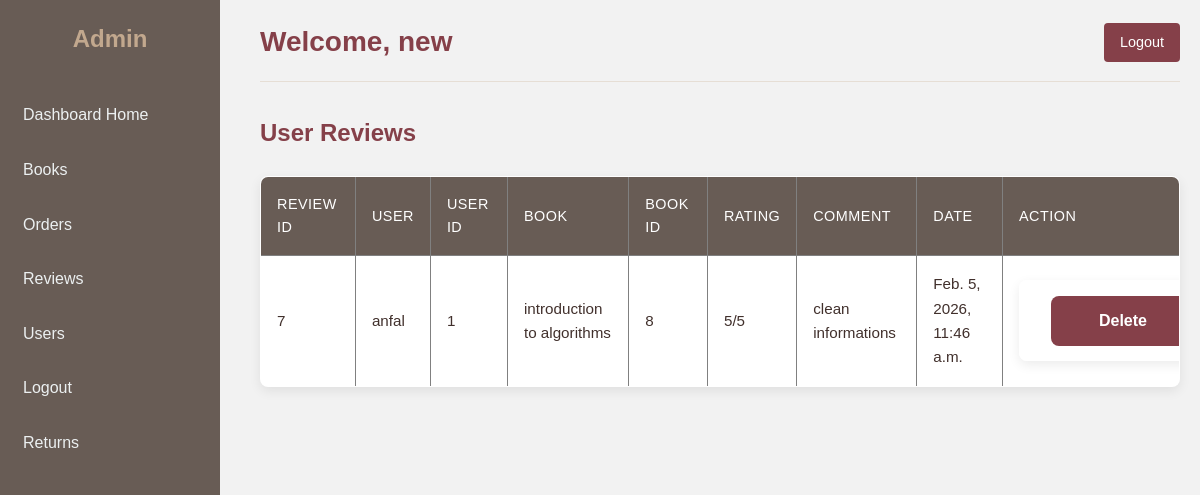
Page /dashboard/reviews/ (signed in) on the committed database.
### library_app/models.py (models this page shows, shortened)
class Review(models.Model):
    user = models.ForeignKey(User, on_delete=models.CASCADE)
    book = models.ForeignKey(Book, on_delete=models.CASCADE, null=True, blank=True)
    rating = models.PositiveSmallIntegerField(default = 5)  # 1 to 5
    comment = models.TextField(blank=True, null=True)
    date = models.DateTimeField(auto_now_add=True)

class Book(models.Model):
    title = models.CharField(max_length=200)
    author = models.CharField(max_length=150)
    publication_date = models.DateField(blank=True, null=True)
    quantity = models.PositiveIntegerField(default=0)
    genres = models.ManyToManyField(Genre, related_name="books")
    reviews = models.DecimalField(max_digits=2, decimal_places=1, blank=True, null=True)
    description = models.TextField(blank=True, null=True)
    image = models.ImageField(upload_to="books/", blank=True, null=True)

### library_app/views.py (the view)
# urls.py: path('dashboard/reviews/', views.admin_reviews_view, name='admin_reviews'),
@login_required
def admin_reviews_view(request):
    reviews = Review.objects.select_related("user", "book").all()
    return render(request, "library_app/admin_reviews.html", {
        "reviews": reviews
    })

### library_app/templates/library_app/admin_reviews.html (shortened to what this page needs)
{% extends 'library_app/base_admin.html' %}
{% block content %}
<h2>User Reviews</h2>
<table border="1" cellpadding="8">
<tr>
    <th>Review ID</th>
    <th>User</th>
    <th>User ID</th>
    <th>Book</th>
    <th>Book ID</th>
    <th>Rating</th>
    <th>Comment</th>
    <th>Date</th>
    <th>Action</th>
</tr>
{% for review in reviews %}
<tr>
    <td>{{ review.id }}</td>
    <td>{{ review.user.username }}</td>
    <td>{{ review.user.id }}</td>
    <td>
        {% if review.book %}
            {{ review.book.title }}
        {% else %}
            General
        {% endif %}
    </td>
    <td>{% if review.book %}{{ review.book.id }}{% endif %}</td>
    <td>{{ review.rating }}/5</td>
    <td>{{ review.comment }}</td>
    <td>{{ review.date }}</td>
    <td>
        <form method="POST" action="{% url 'admin_delete_review' review.id %}">
            <button type="submit" class="btn btn-danger btn-sm">
                Delete
            </button>
        </form>
    </td>
</tr>
{% empty %}
<tr>
    <td colspan="9">No reviews yet</td>
</tr>
{% endfor %}
</table>
{% endblock %}

### library_app/templates/library_app/base_admin.html (shortened to what this page needs)
{% load static %}
<!DOCTYPE html>
<html lang="en">
<head>
    <link rel="stylesheet" href="{% static 'css/admin.css' %}">
    <link rel="stylesheet" href="https://cdnjs.cloudflare.com/ajax/libs/font-awesome/6.4.0/css/all.min.css">
</head>
<body>
<div class="sidebar">
    <h2 style="text-align:center; color: #C2A88E;">Admin</h2>
    <a href="{% url 'admin_home' %}">Dashboard Home</a>
    <a href="{% url 'admin_books' %}">Books</a>
    <a href="{% url 'admin_orders' %}">Orders</a>
    <a href="{% url 'admin_reviews' %}">Reviews</a>
    <a href="{% url 'admin_users' %}">Users</a>
    <a href="{% url 'logout' %}">Logout</a>
    <a href="{% url 'admin_returns' %}">Returns</a>
</div>
<div class="main-content">
    <div class="header">
        <h1>Welcome, {{ request.user.first_name|default:request.user.username }}</h1>
        <a href="{% url 'logout' %}" class="logout-btn">Logout</a>
    </div>
    {% block content %}{% endblock %}
</div>
</body>
</html>

### library_app/static/CSS/admin.css (style rules this page uses)
:root { --admin-primary: #854049; --admin-primary-dark: #41302C; --admin-secondary: #685C55; --admin-accent: #C2A88E; --admin-light: #f7f4ef; --admin-lighter: #e6ded5; --admin-white: #ffffff; --admin-text: #41302C; --admin-text-light: #685C55; --admin-shadow: 0 4px 12px rgba(0,0,0,0.08); --admin-radius: 8px; }
* { margin: 0; padding: 0; box-sizing: border-box; }
body { font-family: 'Poppins', sans-serif; background-color: var(--admin-light); color: var(--admin-text); line-height: 1.6; }
.sidebar { width: 220px; background-color: var(--admin-secondary); height: 100vh; position: fixed; padding-top: 20px; color: var(--admin-white); }
.sidebar h2 { text-align: center; color: var(--admin-accent); margin-bottom: 2rem; padding: 0 1rem; }
.sidebar a { display: block; padding: 12px 20px; color: var(--admin-white); text-decoration: none; margin-bottom: 5px; border-radius: 4px; transition: all 0.3s ease; border-left: 3px solid transparent; }
.main-content { margin-left: 240px; padding: 20px; min-height: 100vh; }
.header { display: flex; justify-content: space-between; align-items: center; margin-bottom: 2rem; padding-bottom: 1rem; border-bottom: 1px solid var(--admin-lighter); }
.header h1 { margin: 0; color: var(--admin-primary); font-size: 1.75rem; }
.logout-btn { text-decoration: none; color: var(--admin-white); background-color: var(--admin-primary); padding: 8px 16px; border-radius: var(--admin-radius); font-size: 0.9rem; font-weight: 500; transition: all 0.3s ease; display: inline-flex; align-items: center; gap: 0.5rem; }
h2 { color: var(--admin-primary); margin-bottom: 1.5rem; font-size: 1.5rem; }
table { width: 100%; border-collapse: collapse; background: var(--admin-white); border-radius: var(--admin-radius); overflow: hidden; box-shadow: var(--admin-shadow); margin-bottom: 2rem; }
table th { background: var(--admin-secondary); color: var(--admin-white); padding: 1rem; text-align: left; font-weight: 500; font-size: 0.9rem; text-transform: uppercase; letter-spacing: 0.5px; }
table td { padding: 1rem; border-bottom: 1px solid var(--admin-lighter); font-size: 0.95rem; }
table tr:last-child td { border-bottom: none; }
table form { display: inline; margin: 0; }
table button { padding: 0.5rem 1rem; background: var(--admin-primary); color: var(--admin-white); border: none; border-radius: 4px; cursor: pointer; font-size: 0.85rem; font-weight: 500; transition: all 0.3s ease; }
form[method="POST"]:not(.table-form) { background: var(--admin-white); padding: 2rem; border-radius: var(--admin-radius); box-shadow: var(--admin-shadow); max-width: 600px; margin: 0 auto; }
form[method="POST"] button[type="submit"] { width: 100%; padding: 1rem; background: var(--admin-primary); color: var(--admin-white); border: none; border-radius: var(--admin-radius); font-size: 1rem; font-weight: 600; cursor: pointer; transition: all 0.3s ease; }

### library_app/templates/library_app/base_admin.html (style rules this page uses)
body { font-family: Arial, sans-serif; background-color: #f2f2f2; margin: 0; }
.sidebar { width: 220px; background-color: #685C55; height: 100vh; position: fixed; padding-top: 20px; color: #ecf0f1; }
.sidebar a { display: block; padding: 12px 20px; color: #ecf0f1; text-decoration: none; margin-bottom: 5px; border-radius: 4px; }
.main-content { margin-left: 240px; padding: 20px; }
.header { display: flex; justify-content: space-between; align-items: center; }
.header h1 { margin: 0; color: #854049; }
.logout-btn { text-decoration: none; color: white; background-color: #854049; padding: 8px 16px; border-radius: 4px; }

### rows in the picture
Review: id "7", user.username "anfal", user.id "1", book "introduction to algorithms", book.id "8", rating "5", comment "clean informations", date "Feb. 5, 2026, 11:46 a.m."

### other values in the picture
{{ request.user.first_name|default:request.user.username }} "new"
